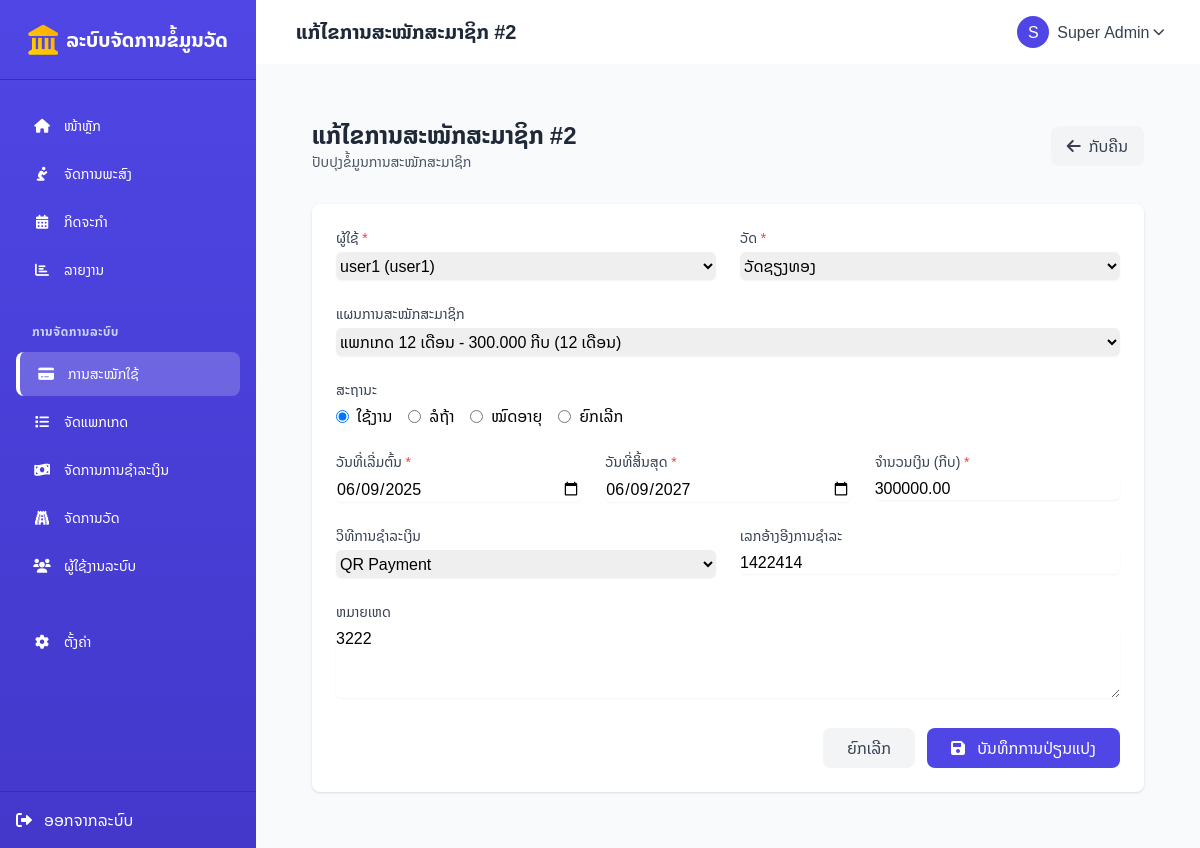
Screenshot of /subscriptions/edit.php?id=2 (signed in) with the database file from the repository.
### tables this page shows
CREATE TABLE `subscriptions` (
  `id` int(11) NOT NULL,
  `user_id` int(11) NOT NULL,
  `temple_id` int(11) DEFAULT NULL,
  `plan_id` int(11) DEFAULT NULL,
  `status` enum('active','expired','cancelled','pending') NOT NULL DEFAULT 'pending',
  `start_date` date NOT NULL,
  `end_date` date NOT NULL,
  `amount` decimal(10,2) NOT NULL DEFAULT 0.00,
  `payment_method` varchar(50) DEFAULT NULL,
  `payment_reference` varchar(100) DEFAULT NULL,
  `notes` text DEFAULT NULL,
  `created_at` datetime NOT NULL DEFAULT current_timestamp(),
  `updated_at` datetime DEFAULT NULL ON UPDATE current_timestamp()
);

CREATE TABLE `users` (
  `id` int(11) NOT NULL,
  `temple_id` int(11) DEFAULT NULL,
  `username` varchar(50) NOT NULL,
  `password` varchar(255) NOT NULL,
  `name` varchar(100) DEFAULT NULL,
  `role` enum('superadmin','admin','user') DEFAULT NULL,
  `created_at` datetime DEFAULT current_timestamp(),
  `email` varchar(255) DEFAULT NULL,
  `phone` varchar(20) DEFAULT NULL
);

CREATE TABLE `temples` (
  `id` int(11) NOT NULL,
  `name` varchar(255) NOT NULL,
  `address` text DEFAULT NULL,
  `district` varchar(100) DEFAULT NULL,
  `province` varchar(100) DEFAULT NULL,
  `phone` varchar(50) DEFAULT NULL,
  `email` varchar(255) DEFAULT NULL,
  `website` varchar(255) DEFAULT NULL,
  `founding_date` date DEFAULT NULL,
  `abbot_name` varchar(255) DEFAULT NULL,
  `description` text DEFAULT NULL,
  `photo` varchar(255) DEFAULT NULL,
  `logo` varchar(255) DEFAULT NULL,
  `latitude` decimal(10,8) DEFAULT NULL,
  `longitude` decimal(11,8) DEFAULT NULL,
  `status` enum('active','inactive') DEFAULT 'active',
  `created_at` timestamp NOT NULL DEFAULT current_timestamp(),
  `updated_at` timestamp NOT NULL DEFAULT current_timestamp() ON UPDATE current_timestamp()
);

CREATE TABLE `subscription_plans` (
  `id` int(11) NOT NULL,
  `name` varchar(100) NOT NULL,
  `description` text DEFAULT NULL,
  `price` decimal(10,2) NOT NULL DEFAULT 0.00,
  `duration_months` int(11) NOT NULL DEFAULT 1,
  `features` text DEFAULT NULL,
  `status` enum('active','inactive') NOT NULL DEFAULT 'active',
  `created_at` datetime NOT NULL DEFAULT current_timestamp(),
  `updated_at` timestamp NULL DEFAULT current_timestamp() ON UPDATE current_timestamp()
);

### config/base_url.php (called while the page is built)
<?php
$base_url = "http://localhost/temples/";
?>

### subscriptions/edit.php (the view, shortened to what this page needs)
<?php
require_once '../config/db.php';
require_once '../config/base_url.php';
$is_admin = $_SESSION['user']['role'] === 'admin';
$user_temple_id = $_SESSION['user']['temple_id'] ?? null;
$subscription_id = (int)$_GET['id'];
try {
    $sql = "SELECT * FROM subscriptions WHERE id = ?";
    $stmt = $pdo->prepare($sql);
    $stmt->execute([$subscription_id]);
    $subscription = $stmt->fetch();
} catch (PDOException $e) {
    $_SESSION['error'] = "ເກີດຂໍ້ຜິດພາດໃນການດຶງຂໍ້ມູນ: " . $e->getMessage();
    header('Location: ' . $base_url . 'subscriptions/');
    exit;
}
$users_sql = "SELECT id, username, name, role, temple_id FROM users";
$users_params = [];
$users_sql .= " ORDER BY name";
$users_stmt = $pdo->prepare($users_sql);
$users_stmt->execute($users_params);
$users = $users_stmt->fetchAll();
$temples_sql = "SELECT id, name FROM temples";
$temples_params = [];
$temples_sql .= " ORDER BY name";
$temples_stmt = $pdo->prepare($temples_sql);
$temples_stmt->execute($temples_params);
$temples = $temples_stmt->fetchAll();
$plans_stmt = $pdo->prepare("SELECT id, name, price, duration_months FROM subscription_plans WHERE status = 'active' ORDER BY price");
$plans_stmt->execute();
$plans = $plans_stmt->fetchAll();
$form_data = [
    'user_id' => $subscription['user_id'],
    'temple_id' => $subscription['temple_id'],
    'plan_id' => $subscription['plan_id'],
    'status' => $subscription['status'],
    'start_date' => $subscription['start_date'],
    'end_date' => $subscription['end_date'],
    'amount' => $subscription['amount'],
    'payment_method' => $subscription['payment_method'],
    'payment_reference' => $subscription['payment_reference'],
    'notes' => $subscription['notes']
];
require_once '../includes/header.php';
?>
<div class="max-w-4xl mx-auto px-4 sm:px-6 lg:px-8 py-8">
    <div class="flex justify-between items-center mb-8">
        <div>
            <h1 class="text-2xl font-bold text-gray-800">ແກ້ໄຂການສະໝັກສະມາຊິກ #<?= $subscription_id ?></h1>
            <p class="text-sm text-gray-600">ປັບປຸງຂໍ້ມູນການສະໝັກສະມາຊິກ</p>
        </div>
        <div>
            <a href="<?= $base_url ?>subscriptions/" class="bg-gray-100 hover:bg-gray-200 text-gray-700 py-2 px-4 rounded-lg flex items-center transition">
                <i class="fas fa-arrow-left mr-2"></i> ກັບຄືນ
            </a>
        </div>
    </div>
    <div class="bg-white rounded-lg shadow overflow-hidden">
        <form action="<?= $_SERVER['PHP_SELF'] ?>?id=<?= $subscription_id ?>" method="POST" class="p-6">
            <div class="grid grid-cols-1 md:grid-cols-2 gap-6 mb-6">
                <div>
                    <label for="user_id" class="block text-sm font-medium text-gray-700 mb-1">ຜູ້ໃຊ້ <span class="text-red-500">*</span></label>
                    <select name="user_id" id="user_id" class="form-select rounded-md shadow-sm w-full">
                        <?php foreach ($users as $user): ?>
                        <option value="<?= $user['id'] ?>" <?= $form_data['user_id'] == $user['id'] ? 'selected' : '' ?>>
                            <?= htmlspecialchars($user['name']) ?> (<?= htmlspecialchars($user['username']) ?>)
                        </option>
                        <?php endforeach; ?>
                    </select>
                </div>
                <div>
                    <label for="temple_id" class="block text-sm font-medium text-gray-700 mb-1">ວັດ <span class="text-red-500">*</span></label>
                    <select name="temple_id" id="temple_id" class="form-select rounded-md shadow-sm w-full" <?= $is_admin && $user_temple_id ? 'disabled' : '' ?>>
                        <?php foreach ($temples as $temple): ?>
                        <option value="<?= $temple['id'] ?>" <?= $form_data['temple_id'] == $temple['id'] ? 'selected' : '' ?>>
                            <?= htmlspecialchars($temple['name']) ?>
                        </option>
                        <?php endforeach; ?>
                    </select>
                </div>
            </div>
            <div class="mb-6">
                <label for="plan_id" class="block text-sm font-medium text-gray-700 mb-1">ແຜນການສະໝັກສະມາຊິກ</label>
                <select name="plan_id" id="plan_id" class="form-select rounded-md shadow-sm w-full" onchange="updatePlanDetails(this.value)">
                    <?php foreach ($plans as $plan): ?>
                    <option value="<?= $plan['id'] ?>" data-price="<?= $plan['price'] ?>" data-duration="<?= $plan['duration_months'] ?>" <?= $form_data['plan_id'] == $plan['id'] ? 'selected' : '' ?>>
                        <?= htmlspecialchars($plan['name']) ?> - <?= number_format($plan['price'], 0, ',', '.') ?> ກີບ (<?= $plan['duration_months'] ?> ເດືອນ)
                    </option>
                    <?php endforeach; ?>
                </select>
            </div>
            <div class="mb-6">
                <label class="block text-sm font-medium text-gray-700 mb-1">ສະຖານະ</label>
                <div class="flex space-x-4">
                    <label class="inline-flex items-center">
                        <input type="radio" name="status" value="active" class="form-radio" <?= $form_data['status'] === 'active' ? 'checked' : '' ?>>
                        <span class="ml-2">ໃຊ້ງານ</span>
                    </label>
                    <label class="inline-flex items-center">
                        <input type="radio" name="status" value="pending" class="form-radio" <?= $form_data['status'] === 'pending' ? 'checked' : '' ?>>
                        <span class="ml-2">ລໍຖ້າ</span>
                    </label>
                    <label class="inline-flex items-center">
                        <input type="radio" name="status" value="expired" class="form-radio" <?= $form_data['status'] === 'expired' ? 'checked' : '' ?>>
                        <span class="ml-2">ໝົດອາຍຸ</span>
                    </label>
                    <label class="inline-flex items-center">
                        <input type="radio" name="status" value="cancelled" class="form-radio" <?= $form_data['status'] === 'cancelled' ? 'checked' : '' ?>>
                        <span class="ml-2">ຍົກເລີກ</span>
                    </label>
                </div>
            </div>
            <div class="grid grid-cols-1 md:grid-cols-3 gap-6 mb-6">
                <div>
                    <label for="start_date" class="block text-sm font-medium text-gray-700 mb-1">ວັນທີ່ເລີ່ມຕົ້ນ <span class="text-red-500">*</span></label>
                    <input type="date" name="start_date" id="start_date" class="form-input rounded-md shadow-sm w-full" value="<?= $form_data['start_date'] ?>">
                </div>
                <div>
                    <label for="end_date" class="block text-sm font-medium text-gray-700 mb-1">ວັນທີ່ສິ້ນສຸດ <span class="text-red-500">*</span></label>
                    <input type="date" name="end_date" id="end_date" class="form-input rounded-md shadow-sm w-full" value="<?= $form_data['end_date'] ?>">
                </div>
                <div>
                    <label for="amount" class="block text-sm font-medium text-gray-700 mb-1">ຈໍານວນເງິນ (ກີບ) <span class="text-red-500">*</span></label>
                    <input type="number" name="amount" id="amount" class="form-input rounded-md shadow-sm w-full" min="0" step="1000" value="<?= $form_data['amount'] ?>">
                </div>
            </div>
            <div class="grid grid-cols-1 md:grid-cols-2 gap-6 mb-6">
                <div>
                    <label for="payment_method" class="block text-sm font-medium text-gray-700 mb-1">ວິທີການຊໍາລະເງິນ</label>
                    <select name="payment_method" id="payment_method" class="form-select rounded-md shadow-sm w-full">
                        <option value="qr_payment" <?= $form_data['payment_method'] === 'qr_payment' ? 'selected' : '' ?>>QR Payment</option>
                    </select>
                </div>
                <div>
                    <label for="payment_reference" class="block text-sm font-medium text-gray-700 mb-1">ເລກອ້າງອີງການຊໍາລະ</label>
                    <input type="text" name="payment_reference" id="payment_reference" class="form-input rounded-md shadow-sm w-full" value="<?= htmlspecialchars($form_data['payment_reference']) ?>">
                </div>
            </div>
            <div class="mb-6">
                <label for="notes" class="block text-sm font-medium text-gray-700 mb-1">ຫມາຍເຫດ</label>
                <textarea name="notes" id="notes" rows="3" class="form-textarea rounded-md shadow-sm w-full"><?= htmlspecialchars($form_data['notes']) ?></textarea>
            </div>
            <div class="flex justify-end space-x-3">
                <a href="<?= $base_url ?>subscriptions/" class="px-6 py-2 bg-gray-100 hover:bg-gray-200 text-gray-700 rounded-lg transition">
                    ຍົກເລີກ
                </a>
                <button type="submit" class="px-6 py-2 bg-indigo-600 hover:bg-indigo-700 text-white rounded-lg transition">
                    <i class="fas fa-save mr-2"></i> ບັນທຶກການປ່ຽນແປງ
                </button>
            </div>
        </form>
    </div>
</div>
<?php
require_once '../includes/footer.php';
?>

### includes/header.php (style rules this page uses)
body { font-family: 'Noto Sans Lao', sans-serif; background-color: #F9FAFB; }

### rows the page displays
subscriptions: user_id "user1 (user1)", temple_id "ວັດຊຽງທອງ", plan_id "ແພກເກດ 12 ເດືອນ - 300.000 ກີບ (12 ເດືອນ)", status "☑ ໃຊ້ງານ", status "☐ ລໍຖ້າ", status "☐ ໝົດອາຍຸ", status "☐ ຍົກເລີກ", start_date "06/09/2025", end_date "06/09/2027", amount "300000.00", payment_method "QR Payment", payment_reference "1422414", notes "3222"

### other values shown
$page_title "ແກ້ໄຂການສະໝັກສະມາຊິກ #2"
substr($_SESSION['user']['name'], 0, 1) "S"
$_SESSION['user']['name'] "Super Admin"
$subscription_id "2"
